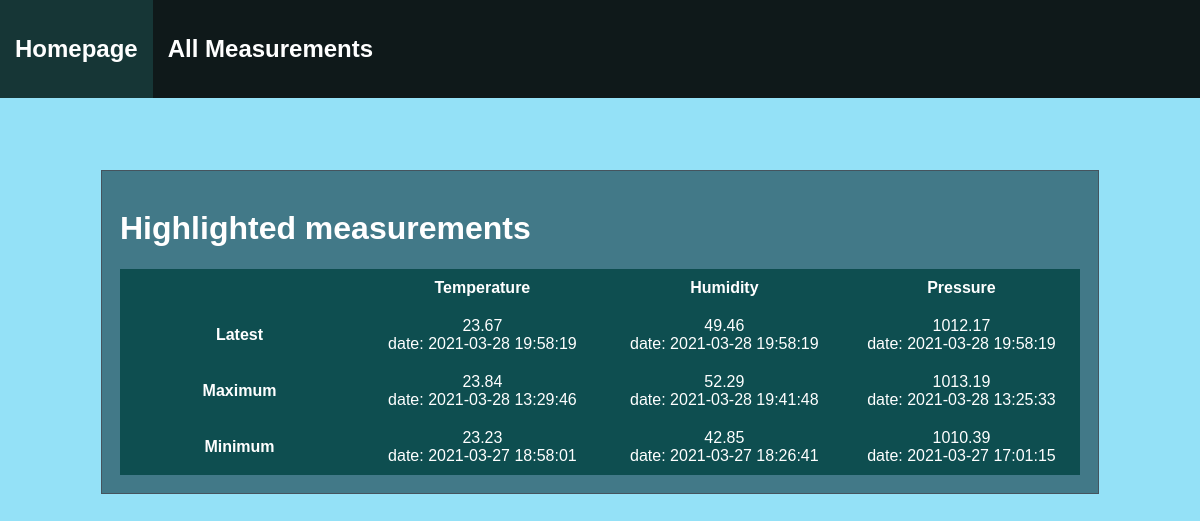
Page /home on the earlier database version.
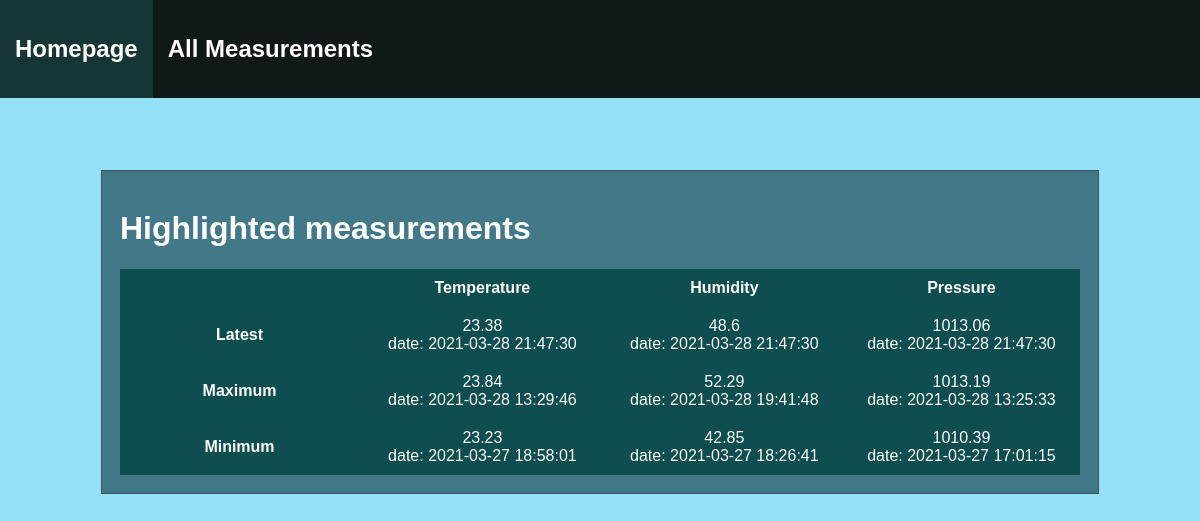
Same page on the later database version.
### tables this page shows
CREATE TABLE measurements(
    temp FLOAT(2) NOT NULL,
    hum FLOAT(2) NOT NULL,
    press FLOAT(2) NOT NULL,
    date TIMESTAMP NOT NULL
 );

### app.py (the view)
@app.route("/")
@app.route("/home")
def index():
    return render_template("/index.html", config=__CONFIG, data = db.get_minmaxlatest())

### measurements_db.py (called while the page is built)
def get_latest():
    with sqlite3.connect(
        __MEASUREMENTS_DB) as conn:
        cur = conn.cursor()
        cur.execute(
        """SELECT temp, hum, press, date FROM measurements
        WHERE date = (SELECT MAX(date) FROM measurements)""")
        return cur.fetchall()

def get_maxtemp():
    with sqlite3.connect(
        __MEASUREMENTS_DB) as conn:
        cur = conn.cursor()
        cur.execute(
        """SELECT temp, date FROM measurements
        WHERE temp = (SELECT MAX(temp) FROM measurements)
        ORDER BY date DESC LIMIT 1""")
        return cur.fetchall()

def get_mintemp():
    with sqlite3.connect(
        __MEASUREMENTS_DB) as conn:
        cur = conn.cursor()
        cur.execute(
        """SELECT temp, date FROM measurements
        WHERE temp = (SELECT MIN(temp) FROM measurements)
        ORDER BY date DESC LIMIT 1""")
        return cur.fetchall()

def get_maxhum():
    with sqlite3.connect(
        __MEASUREMENTS_DB) as conn:
        cur = conn.cursor()
        cur.execute(
        """SELECT hum, date FROM measurements
        WHERE hum = (SELECT MAX(hum) FROM measurements
        ORDER BY date LIMIT 1)""")
        return cur.fetchall()

### templates/index.html (shortened to what this page needs)
<!DOCTYPE html>
    {% extends "/html/layout.html" %}
    {% set active_page = "home" %}
{% block content %}
    <div class="wrapper">
        <h1>Highlighted measurements</h1>
            <table>
                <tr>
                <th></th>
                <th>Temperature</th>
                <th>Humidity</th>
                <th>Pressure</th>
                </tr>
                <tr>
                <th>Latest</th>
                <td id="latesttemp">{{ data[0][0][0] }} <br/> date: {{ data[0][0][3] }}</td>
                <td id="latesthum">{{ data[0][0][1] }} <br/>date: {{ data[0][0][3] }}</td>
                <td id="latestpress">{{ data[0][0][2] }} <br/>date: {{ data[0][0][3] }}</td>
                </tr>
                <tr>
                <th>Maximum</th>
                <td id="maximumtemp">{{ data[1][0][0] }} <br/> date: {{ data[1][0][1] }}</td>
                <td id="maximumhum">{{ data[3][0][0] }} <br/>date: {{ data[3][0][1] }}</td>
                <td id="maximumpress">{{ data[5][0][0] }} <br/>date: {{ data[5][0][1] }}</td>
                </tr>
                <tr>
                <th>Minimum</th>
                <td id="minimumtemp">{{ data[2][0][0] }} <br/>date: {{ data[2][0][1] }}</td>
                <td id="minimumhum">{{ data[4][0][0] }} <br/>date: {{ data[4][0][1] }}</td>
                <td id="minimumpress">{{ data[6][0][0] }} <br/>date: {{ data[6][0][1] }}</td>
                </tr>
            </table>
    </div>
{% endblock content %}

Differences in the rows shown:
no longer on this page (row unchanged): measurements: temp "23.67", date "2021-03-28 19:58:19", hum "49.46", press "1012.17"
added measurements: temp "23.38", date "2021-03-28 21:47:30", hum "48.6", press "1013.06"
